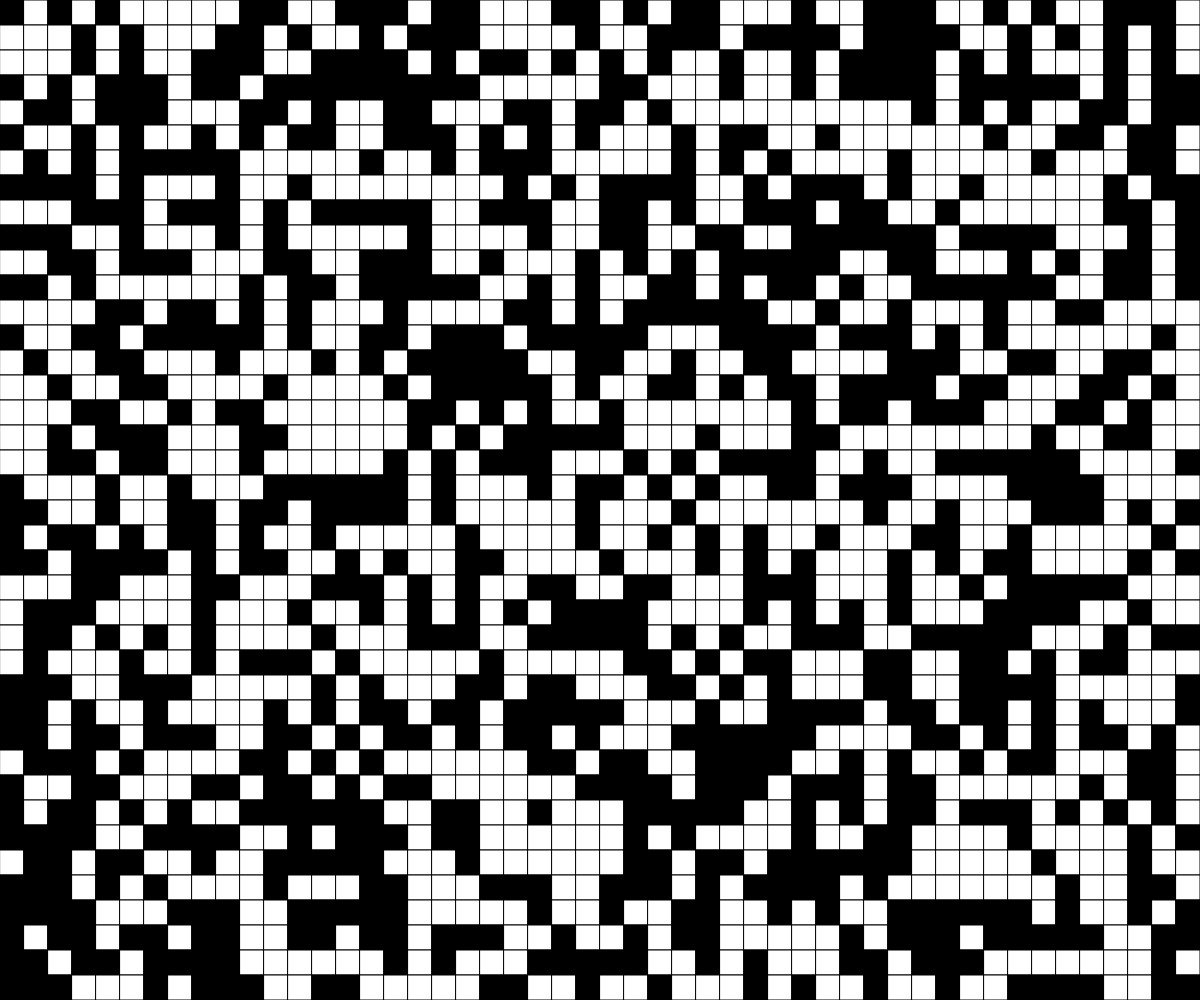
Frame 1 (no input)
Frame 60 (no input): identical to frame 1, image omitted
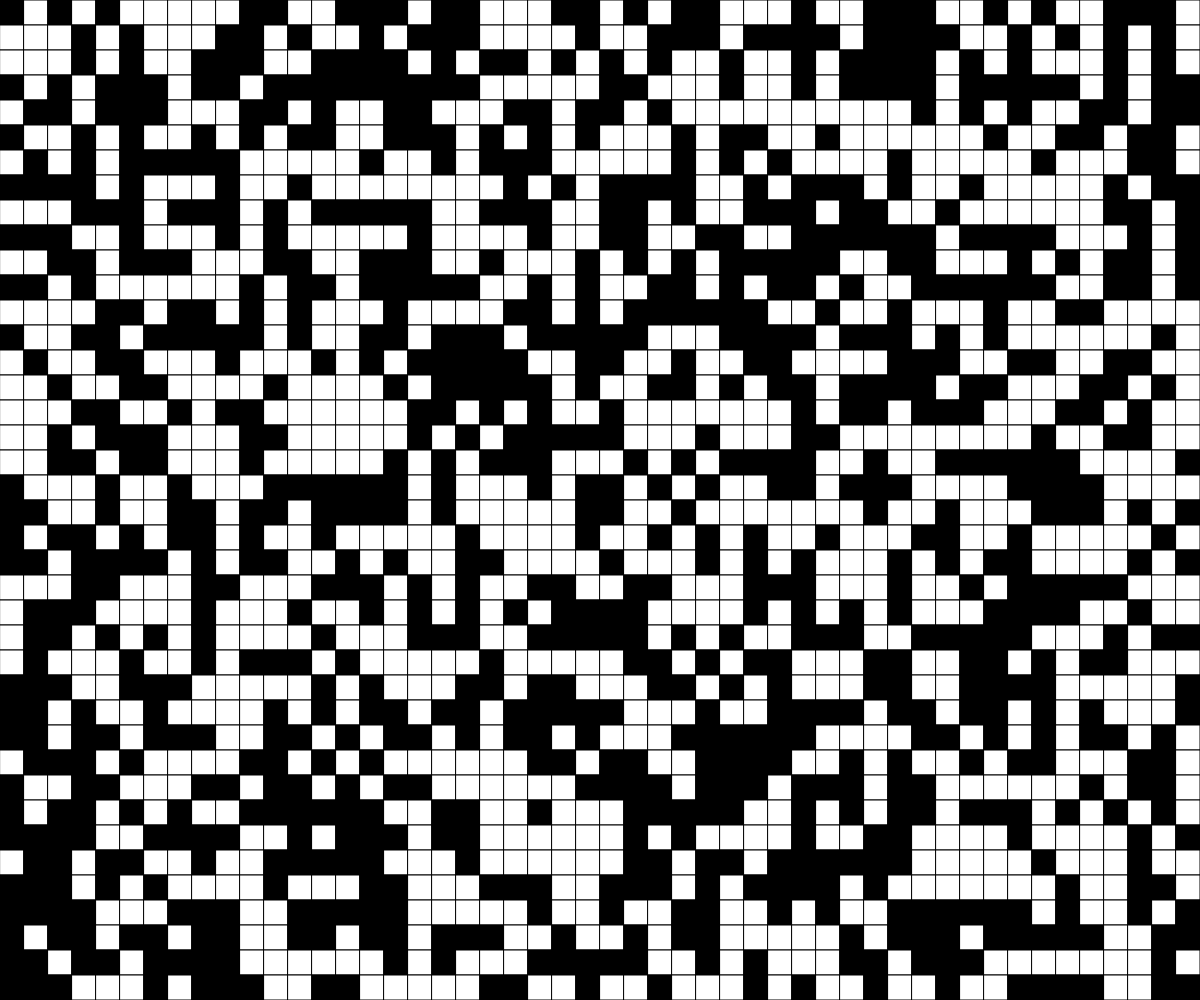
Frame 120 (the mouse pressed at the canvas centre since frame 60)

The p5.js sketch that drew these frames (run headless with seeded random() and noise() and a simulated clock; from frame 60 on, the mouse is pressed at the canvas centre):

// p5.js sketch
// ── sketch.js
// randomized grid
// Will
// October 26, 2022

const ROWS = 40;
const COLS = 50;
let grid;
let cellWidth;
let cellHeight;

function setup() {
  createCanvas(windowWidth, windowHeight);
  cellWidth = width/COLS;
  cellHeight = height/ROWS;
  grid = createRandom2dArray(COLS, ROWS);
}

function draw() {
  background(220);
  displayGrid(grid);
}

function keyPressed() {
  if (key === "e") {
    grid = create2dArray(COLS, ROWS);
  }
  if (key === " ") {
    grid = takeTurn(grid);
  }
}

function takeTurn(grid) {
  let nextTurn = create2dArray(COLS, ROWS);

  for (let y=0; y<ROWS; y++) {
    for (let x=0; x<COLS; x++) {
      let neighbours = 0;

      //look at all cells around this one...
      for (let i=-1; i<=1; i++) {
        for (let j=-1; j<=1; j++) {
          //edge case check
          if (y+i >= 0 && y+i < ROWS && x+j >= 0 && x+j < COLS) {
            neighbours += grid[y+i][x+j];
          }
        }
      }

      //don't count self!
      neighbours -= grid[y][x];

      //apply rules
      if (grid[y][x] === 1) { //alive
        if (neighbours === 2 || neighbours === 3) {
          nextTurn[y][x] = 1;
        }
        else {
          nextTurn[y][x] = 0;
        }
      }

      if (grid[y][x] === 0) { //dead
        if (neighbours === 3) {
          nextTurn[y][x] = 1;
        }
        else {
          nextTurn[y][x] = 0;
        }
      }
    }
  }

  return nextTurn;
}

function mousePressed() {
  let xPos = Math.floor(mouseX/cellWidth);
  let yPos = Math.floor(mouseY/cellHeight);

  if (grid[yPos][xPos] === 0) {
    grid[yPos][xPos] = 1;
  }
  else if (grid[yPos][xPos] === 1) {
    grid[yPos][xPos] = 0;
  }
}

function displayGrid(grid) {
  for (let y=0; y<ROWS; y++) {
    for (let x=0; x<COLS; x++) {
      if (grid[y][x] === 0) {
        fill("white");
      }
      else if (grid[y][x] === 1) {
        fill("black");
      }
      rect(x*cellWidth, y*cellHeight, cellWidth, cellHeight);
    }
  }
}

function create2dArray(COLS, ROWS) {
  let emptyArray = [];
  for (let y=0; y<ROWS; y++) {
    emptyArray.push([]);
    for (let x=0; x<COLS; x++) {
      emptyArray[y].push(0);
    }
  }
  return emptyArray;
}

function createRandom2dArray(COLS, ROWS) {
  let emptyArray = [];
  for (let y=0; y<ROWS; y++) {
    emptyArray.push([]);
    for (let x=0; x<COLS; x++) {
      if (random(100) < 50) {
        emptyArray[y].push(0);
      }
      else {
        emptyArray[y].push(1);
      }
    }
  }
  return emptyArray;
}
